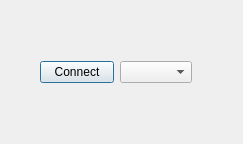
<?xml version="1.0" encoding="UTF-8"?>
<ui version="4.0">
 <class>SerialConnectDialog</class>
 <widget class="QDialog" name="SerialConnectDialog">
  <property name="geometry">
   <rect>
    <x>0</x>
    <y>0</y>
    <width>243</width>
    <height>144</height>
   </rect>
  </property>
  <property name="windowTitle">
   <string>Dialog</string>
  </property>
  <widget class="QWidget" name="layoutWidget">
   <property name="geometry">
    <rect>
     <x>40</x>
     <y>60</y>
     <width>152</width>
     <height>25</height>
    </rect>
   </property>
   <layout class="QHBoxLayout" name="horizontalLayout">
    <item>
     <widget class="QPushButton" name="connectButton">
      <property name="text">
       <string>Connect</string>
      </property>
     </widget>
    </item>
    <item>
     <widget class="QComboBox" name="trainPortsCombo"/>
    </item>
   </layout>
  </widget>
 </widget>
 <resources/>
 <connections/>
</ui>
